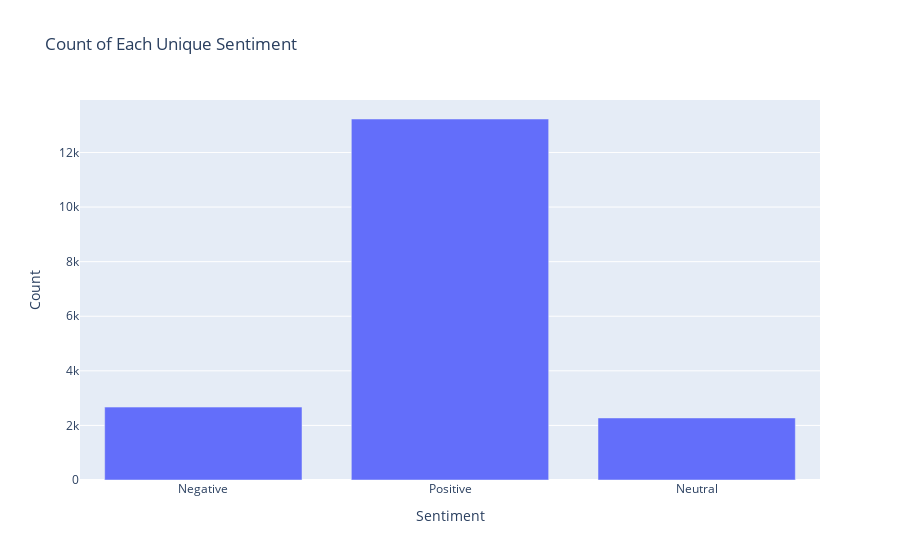

Write notebook code for a chart like this one.
### Code cell
display_review_sentiment(reviews_df)

### Figure 1 — Plotly figure (JSON) as saved in the notebook; plotly's stock layout.template omitted (floating-point values rounded to 4 significant figures)
{"data": [{"alignmentgroup": "True", "hovertemplate": "Sentiment=%{x}<br>Count=%{y}<extra></extra>", "legendgroup": "", "marker": {"color": "#636efa", "pattern": {"shape": ""}}, "name": "", "offsetgroup": "", "orientation": "v", "showlegend": false, "textposition": "auto", "type": "bar", "x": ["Negative", "Positive", "Neutral"], "xaxis": "x", "y": [2671, 13227, 2274], "yaxis": "y"}], "layout": {"barmode": "relative", "legend": {"tracegroupgap": 0}, "title": {"text": "Count of Each Unique Sentiment"}, "xaxis": {"anchor": "y", "domain": [0, 1], "title": {"text": "Sentiment"}}, "yaxis": {"anchor": "x", "domain": [0, 1], "title": {"text": "Count"}}}}
